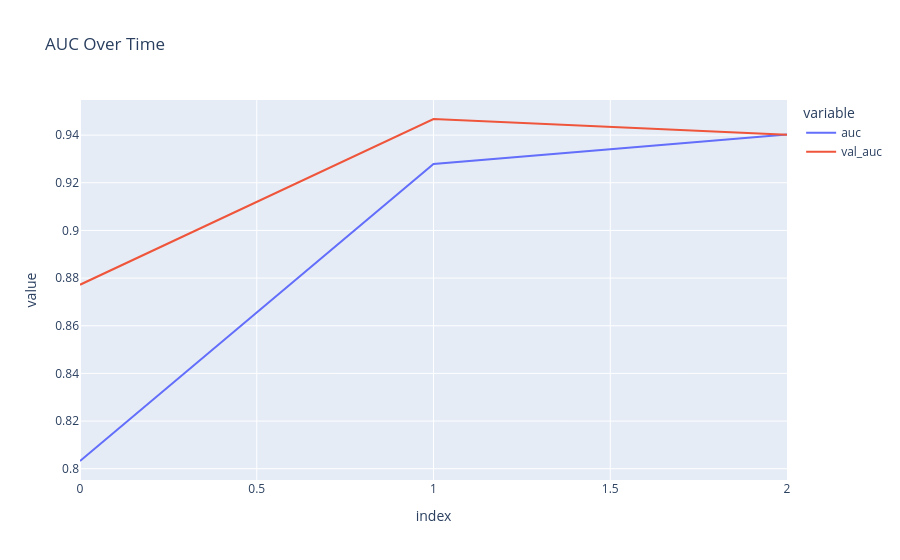

Notebook code cell kept with this figure:
### Code cell
fig = px.line(
    history.history,
    y=['auc', 'val_auc'],
    labels={'x': 'Epoch', 'y': 'AUC'},
    title='AUC Over Time'
)
fig.show()

### Figure 1 — Plotly figure (JSON) as saved in the notebook; plotly's stock layout.template omitted (floating-point values rounded to 4 significant figures)
{"data": [{"hovertemplate": "variable=auc<br>index=%{x}<br>value=%{y}<extra></extra>", "legendgroup": "auc", "line": {"color": "#636efa", "dash": "solid"}, "marker": {"symbol": "circle"}, "mode": "lines", "name": "auc", "orientation": "v", "showlegend": true, "type": "scatter", "x": [0, 1, 2], "xaxis": "x", "y": [0.8032, 0.9279, 0.9402], "yaxis": "y"}, {"hovertemplate": "variable=val_auc<br>index=%{x}<br>value=%{y}<extra></extra>", "legendgroup": "val_auc", "line": {"color": "#EF553B", "dash": "solid"}, "marker": {"symbol": "circle"}, "mode": "lines", "name": "val_auc", "orientation": "v", "showlegend": true, "type": "scatter", "x": [0, 1, 2], "xaxis": "x", "y": [0.8772, 0.9468, 0.9402], "yaxis": "y"}], "layout": {"legend": {"title": {"text": "variable"}, "tracegroupgap": 0}, "title": {"text": "AUC Over Time"}, "xaxis": {"anchor": "y", "domain": [0, 1], "title": {"text": "index"}}, "yaxis": {"anchor": "x", "domain": [0, 1], "title": {"text": "value"}}}}
